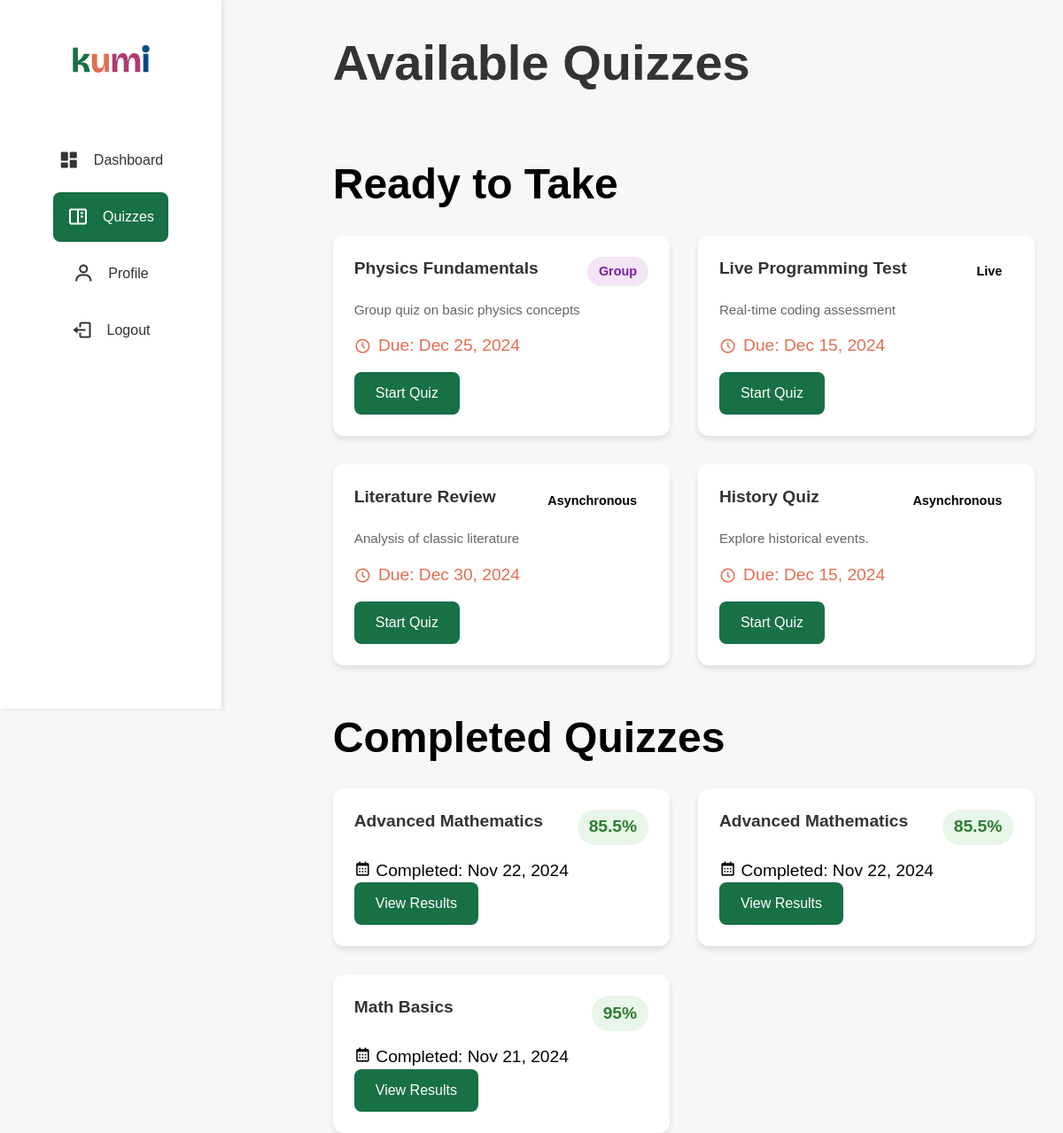
The app's page /view/quiz.php (signed in), older data.
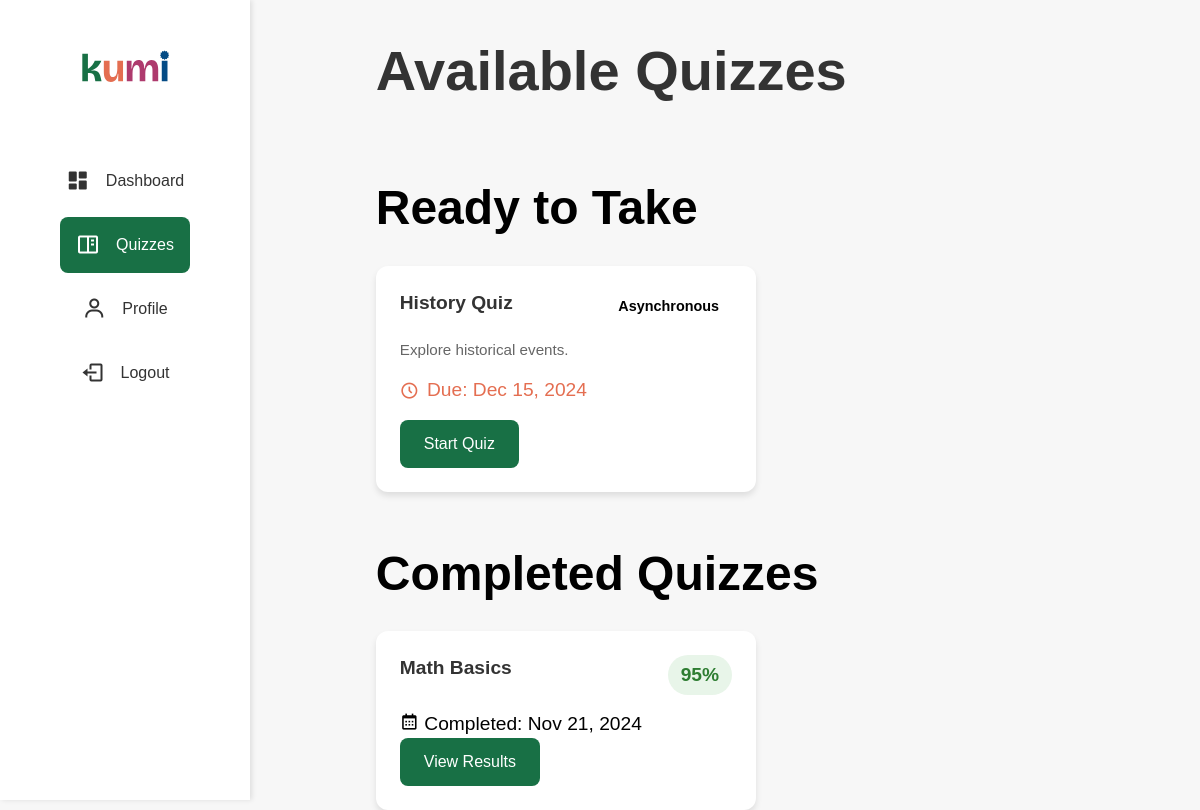
The same page, newer data.
### tables this page shows
CREATE TABLE `quizzes` (
  `quiz_id` int(11) NOT NULL,
  `title` varchar(255) NOT NULL,
  `description` text DEFAULT NULL,
  `created_by` int(11) NOT NULL,
  `mode` enum('individual','group','live','asynchronous') NOT NULL,
  `deadline` datetime DEFAULT NULL,
  `created_at` timestamp NOT NULL DEFAULT current_timestamp(),
  `quiz_code` varchar(255) DEFAULT NULL
);

CREATE TABLE `quizresults` (
  `result_id` int(11) NOT NULL,
  `quiz_id` int(11) NOT NULL,
  `user_id` int(11) DEFAULT NULL,
  `group_id` int(11) DEFAULT NULL,
  `score` decimal(5,2) NOT NULL,
  `submitted_at` timestamp NOT NULL DEFAULT current_timestamp()
);

### utils/Database.php (called while the page is built, shortened)
<?php
class Database {
    private static $instance = null;
    private $connection;
    private function __construct() {
        $this->connection = new mysqli("localhost", "root", "", "kumidb");
    }
    public static function getInstance() {
        if (self::$instance === null) {
            self::$instance = new self();
        }
        return self::$instance;
    }
    public function query($sql, $params = []) {
        $stmt = $this->connection->prepare($sql);
        if (!empty($params)) {
            $types = str_repeat('s', count($params));
            $stmt->bind_param($types, ...$params);
        }
        if (!$stmt->execute()) {
            throw new Exception("Query execution failed: " . $stmt->error);
        }
        return $stmt->get_result();
    }
}

### functions/quiz_functions.php (called while the page is built, shortened)
<?php
require_once '../utils/Database.php';
function getAvailableQuizzes($studentId) {
    $db = Database::getInstance();
    $sql = "SELECT q.*
            FROM Quizzes q
            LEFT JOIN QuizResults qr ON q.quiz_id = qr.quiz_id AND qr.user_id = ?
            WHERE qr.result_id IS NULL
            AND (q.deadline IS NULL OR q.deadline > NOW())
            ORDER BY q.created_at DESC";
    $result = $db->query($sql, [$studentId]);
    $quizzes = [];
    while ($row = $result->fetch_assoc()) {
        $quizzes[] = [
            'quiz_id' => (int)$row['quiz_id'],
            'title' => htmlspecialchars($row['title']),
            'description' => htmlspecialchars($row['description']),
            'mode' => $row['mode'],
            'deadline' => $row['deadline']
        ];
    }
    return $quizzes;
}
function getCompletedQuizzes($userId) {
    try {
        $db = Database::getInstance();
        $sql = "SELECT
                qr.result_id,
                qr.quiz_id,
                qr.score,
                qr.submitted_at,
                q.title,
                q.description,
                q.mode,
                (SELECT COUNT(*)
                 FROM Responses r
                 WHERE r.result_id = qr.result_id AND r.is_correct = 1) as correct_answers,
                (SELECT COUNT(*)
                 FROM Questions qs
                 WHERE qs.quiz_id = q.quiz_id) as total_questions
                FROM QuizResults qr
                JOIN Quizzes q ON qr.quiz_id = q.quiz_id
                WHERE qr.user_id = ?
                ORDER BY qr.submitted_at DESC";
        $result = $db->query($sql, [$userId]);
        $completedQuizzes = [];
        while ($row = $result->fetch_assoc()) {
            $completedQuizzes[] = [
                'result_id' => (int)$row['result_id'],
                'quiz_id' => (int)$row['quiz_id'],
                'title' => htmlspecialchars($row['title']),
                'description' => htmlspecialchars($row['description']),
                'score' => (float)$row['score'],
                'submitted_at' => $row['submitted_at'],
                'mode' => $row['mode'],
                'correct_answers' => (int)$row['correct_answers'],
                'total_questions' => (int)$row['total_questions'],
                'performance' => $row['score'] >= 70 ? 'pass' : 'fail'
            ];
        }
        return $completedQuizzes;
    } catch (Exception $e) {
        error_log("Error getting completed quizzes: " . $e->getMessage());
        return [];
    }
}

### view/quiz.php (the view, shortened to what this page needs)
<?php
require_once '../functions/quiz_functions.php';
$currentPage = 'quiz';
include_once '../components/sidebar.php';
$userId = $_SESSION['user_id'];
$userRole = $_SESSION['role'];
if ($userRole === 'student') {
    $availableQuizzes = getAvailableQuizzes($userId);
} else {
    $quizzes = getQuizzesByTeacher($userId);
}
if ($userRole === 'student') {
    $completedQuizzes = getCompletedQuizzes($userId);
}
?>
<!DOCTYPE html>
<html lang="en">
<head>
    <link rel="stylesheet" href="../assets/css/styles.css">
    <link rel="stylesheet" href="../assets/css/quiz.css">
    <link href='https://unpkg.com/boxicons@2.1.4/css/boxicons.min.css' rel='stylesheet'>
</head>
<body>
    <main class="quiz-page">
        <?php if ($userRole === 'teacher'): ?>
            <div class="page-header">
                <h1>My Quizzes</h1>
                <a href="create_quiz.php" class="create-btn">
                    <i class='bx bx-plus'></i>
                    Create Quiz
                </a>
            </div>
            <div class="filters">
                <input type="text" id="search-quiz" placeholder="Search quizzes...">
                <select id="filter-mode">
                    <option value="">All Modes</option>
                    <option value="individual">Individual</option>
                    <option value="group">Group</option>
                </select>
            </div>
            <div class="quiz-grid">
                <?php foreach ($quizzes as $quiz): ?>
                    <div class="quiz-card" data-mode="<?= $quiz['mode'] ?>">
                        <div class="quiz-card-header">
                            <h3><?= htmlspecialchars($quiz['title']) ?></h3>
                            <span class="mode-badge <?= $quiz['mode'] ?>">
                                <?= ucfirst($quiz['mode']) ?>
                            </span>
                        </div>
                        <p class="quiz-description"><?= htmlspecialchars($quiz['description']) ?></p>
                        <div class="quiz-meta">
                            <span><i class='bx bx-user'></i> <?= $quiz['attempt_count'] ?> attempts</span>
                            <span><i class='bx bx-calendar'></i> <?= date('M d, Y', strtotime($quiz['created_at'])) ?></span>
                        </div>
                        <div class="quiz-actions">
                            <a href="quiz_results.php?id=<?= $quiz['quiz_id'] ?>" class="view-btn">View Results</a>
                            <button onclick="editQuiz(<?= $quiz['quiz_id'] ?>)" class="edit-btn">
                                <i class='bx bxs-edit'></i>
                            </button>
                            <button onclick="deleteQuiz(<?= $quiz['quiz_id'] ?>)" class="delete-btn">
                                <i class='bx bx-trash'></i>
                            </button>
                        </div>
                    </div>
                <?php endforeach; ?>
            </div>
        <?php else: ?>
            <div class="page-header">
                <h1>Available Quizzes</h1>
            </div>
            <div class="quiz-sections">
                <section class="available-quizzes">
                    <h2>Ready to Take</h2>
                    <div class="quiz-grid">
                        <?php foreach ($availableQuizzes as $quiz): ?>
                            <div class="quiz-card">
                                <div class="quiz-card-header">
                                    <h3><?= htmlspecialchars($quiz['title']) ?></h3>
                                    <span class="mode-badge <?= $quiz['mode'] ?>">
                                        <?= ucfirst($quiz['mode']) ?>
                                    </span>
                                </div>
                                <p class="quiz-description"><?= htmlspecialchars($quiz['description']) ?></p>
                                <?php if ($quiz['deadline']): ?>
                                    <div class="deadline-info">
                                        <i class='bx bx-time-five'></i>
                                        <span>Due: <?= date('M d, Y', strtotime($quiz['deadline'])) ?></span>
                                    </div>
                                <?php endif; ?>
                                <a href="take_quiz.php?id=<?= $quiz['quiz_id'] ?>" class="start-btn">
                                    Start Quiz
                                </a>
                            </div>
                        <?php endforeach; ?>
                    </div>
                </section>
                <section class="completed-quizzes">
                    <h2>Completed Quizzes</h2>
                    <div class="quiz-grid">
                        <?php foreach ($completedQuizzes as $quiz): ?>
                            <div class="quiz-card completed">
                                <div class="quiz-card-header">
                                    <h3><?= htmlspecialchars($quiz['title']) ?></h3>
                                    <span class="score-badge">
                                        <?= $quiz['score'] ?>%
                                    </span>
                                </div>
                                <div clas≠≠s="quiz-meta">
                                    <span>
                                        <i class='bx bx-calendar'></i>
                                        Completed: <?= date('M d, Y', strtotime($quiz['submitted_at'])) ?>
                                    </span>
                                </div>
                                <a href="quiz_result.php?id=<?= $quiz['result_id'] ?>" class="view-result-btn">
                                    View Results
                                </a>
                            </div>
                        <?php endforeach; ?>
                    </div>
                </section>
            </div>
        <?php endif; ?>
    </main>
</body>
</html>

### components/sidebar.php (shortened to what this page needs)
<?php
$userRole = $_SESSION['role'];
?>
<div class="sidebar">
    <div class="logo-container">
        <img src="../assets/images/KUMI_logo.svg" alt="Kumi Logo">
    </div>
    <nav class="nav-links">
        <a href="<?= $userRole ?>_dashboard.php" class="<?= $currentPage === 'dashboard' ? 'active' : '' ?>">
            <i class='bx bxs-dashboard'></i>
            <span>Dashboard</span>
        </a>
        <a href="quiz.php" class="<?= $currentPage === 'quiz' ? 'active' : '' ?>">
            <i class='bx bx-book-content'></i>
            <span>Quizzes</span>
        </a>
        <a href="profile.php" class="<?= $currentPage === 'profile' ? 'active' : '' ?>">
            <i class='bx bx-user'></i>
            <span>Profile</span>
        </a>
        <a href="../actions/logout.php">
            <i class='bx bx-log-out'></i>
            <span>Logout</span>
        </a>
    </nav>
</div>

### assets/css/styles.css (style rules this page uses)
:root { --h1: 3.5rem; --h2: 3rem; --h3: 2rem; --h4: 1.5rem; --text-large: 1.4rem; --text-medium: 1.2rem; --text-small: 1rem; --color-primary: #187045; --color-secondary: #E46E51; --color-accent: #DCA05F; --color-dark: #333; --color-light: #fff; --color-bg-dark: #f5f5f5; --color-bg-light: #ffffff; --color-hover-dark: #044B85; --color-error: tomato; --shadow-light: 0 5px 15px rgba(0, 0, 0, 0.1); --shadow-dark: 0 1rem 1rem rgba(0, 0, 0, 0.25); --radius-small: 5px; --radius-large: 30px; --padding-small: 0.5rem; --padding-medium: 1rem; --padding-large: 2rem; --gutter-small: 1rem; --gutter-medium: 2rem; --gutter-large: 3rem; --gutter-x-large: 6rem; }
body { font-family: 'Montserrat', sans-serif; font-size: var(--text-medium); color: var(--text-color); background-color: var(--bg-color-primary); line-height: 1.4; }
h1 { font-size: var(--h1); }
h2 { font-size: var(--h2); }
h3 { font-size: var(--h3); }
p, a, input, button { font-size: var(--text-small); }
* { margin: 0; padding: 0; box-sizing: border-box; }
body { font-family: 'Montserrat', sans-serif; background-color: var(--bg-color-primary); color: var(--text-color); overflow-x: hidden; }
nav { display: flex; justify-content: space-between; align-items: center; padding-bottom: var(--gutter-small); }

### assets/css/quiz.css (style rules this page uses)
* { box-sizing: border-box; margin: 0; padding: 0; }
body { font-family: Arial, sans-serif; background-color: #f7f7f7; display: flex; }
h1 { color: var(--color-dark); margin-bottom: 2rem; }
.quiz-page { margin-left: 250px; padding: 2rem; width: 100%; }
.page-header { display: flex; justify-content: space-between; align-items: center; margin-bottom: 2rem; }
.create-btn, .start-btn, .view-result-btn { display: inline-flex; align-items: center; gap: 0.5rem; padding: 0.8rem 1.5rem; background-color: var(--color-primary); color: var(--color-light); border: none; border-radius: 8px; text-decoration: none; font-weight: 500; transition: background-color 0.3s ease; }
.quiz-grid { display: grid; grid-template-columns: repeat(auto-fill, minmax(300px, 1fr)); gap: 2rem; margin-top: 1.5rem; }
.quiz-card { background: var(--color-light); border-radius: 12px; padding: 1.5rem; box-shadow: 0 4px 6px rgba(0, 0, 0, 0.1); transition: transform 0.3s ease; }
.quiz-card-header { display: flex; justify-content: space-between; align-items: start; margin-bottom: 1rem; }
.quiz-card h3 { margin: 0; font-size: 1.2rem; color: var(--color-dark); }
.mode-badge { padding: 0.4rem 0.8rem; border-radius: 20px; font-size: 0.9rem; font-weight: 600; }
.score-badge { background-color: #e8f5e9; color: #2e7d32; padding: 0.4rem 0.8rem; border-radius: 20px; font-weight: 600; }
.quiz-description { color: #666; margin-bottom: 1rem; font-size: 0.95rem; line-height: 1.5; }
.deadline-info { display: flex; align-items: center; gap: 0.5rem; color: var(--color-secondary); margin-bottom: 1rem; }
.quiz-sections { display: flex; flex-direction: column; gap: 3rem; }
.mode-badge.group { background-color: #f3e5f5; color: #7b1fa2; }

### components/sidebar.php (style rules this page uses)
.sidebar { width: 250px; height: 100vh; background-color: var(--color-light); position: fixed; left: 0; top: 0; padding: 1rem; box-shadow: 2px 0 5px rgba(0, 0, 0, 0.1); }
.logo-container { padding: 1rem; text-align: center; margin-bottom: 2rem; }
.logo-container img { width: 120px; height: auto; }
.nav-links { display: flex; flex-direction: column; gap: 0.5rem; }
.nav-links a { display: flex; align-items: center; gap: 1rem; padding: 1rem; color: var(--color-dark); text-decoration: none; border-radius: 8px; transition: all 0.3s ease; }
.nav-links a:hover, .nav-links a.active { background-color: var(--color-primary); color: var(--color-light); }
.nav-links i { font-size: 1.5rem; }

Row changes from the older to the newer data that the page shows:
no longer on this page (row edited): quizzes: title "Physics Fundamentals", mode "Group", description "Group quiz on basic physics concepts", deadline "Dec 25, 2024"
no longer on this page (row edited): quizzes: title "Live Programming Test", mode "Live", description "Real-time coding assessment", deadline "Dec 15, 2024"
no longer on this page (row edited): quizzes: title "Literature Review", mode "Asynchronous", description "Analysis of classic literature", deadline "Dec 30, 2024"
removed quizresults: quiz.title "Advanced Mathematics", score "85.5", submitted_at "Nov 22, 2024"
removed quizresults: quiz.title "Advanced Mathematics", score "85.5", submitted_at "Nov 22, 2024"
